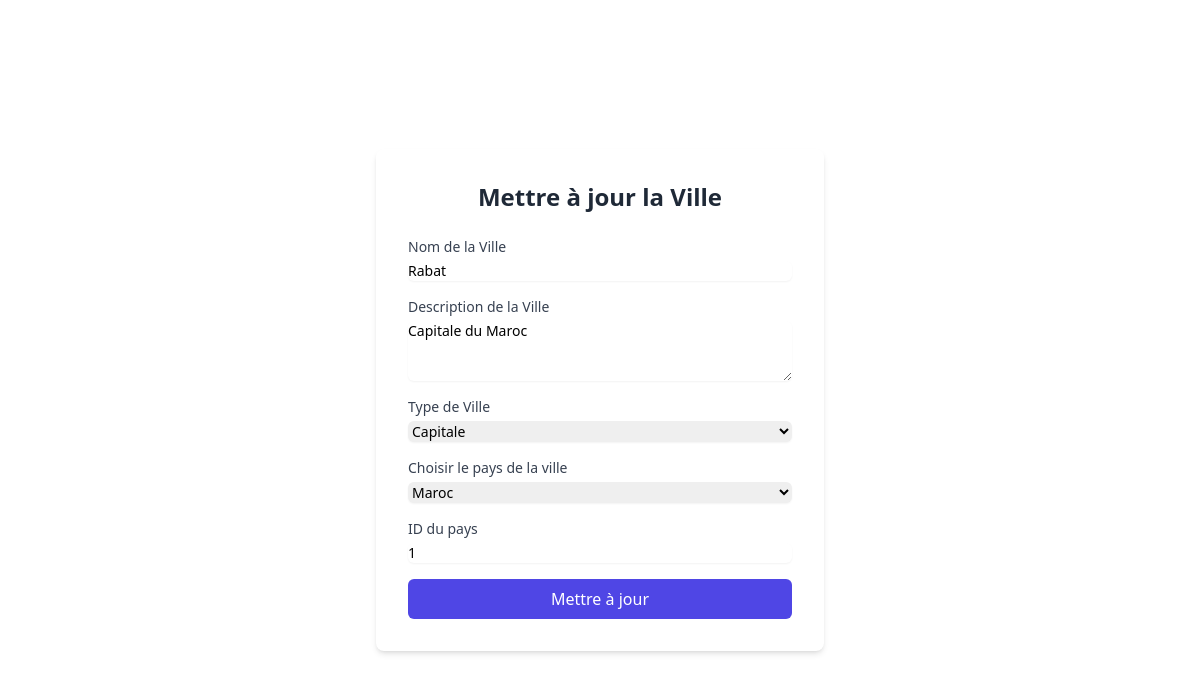
The app's page /edit_ville.php?id=1 with its own data.
### tables this page shows
CREATE TABLE `villes` (
    `id_ville` int(11) AUTO_INCREMENT PRIMARY KEY NOT NULL,
    `Nom` varchar(255) NOT NULL,
    `Description` text DEFAULT NULL,
    `Type` enum('capitale', 'autre'),
    `id_pays` int(11),
    FOREIGN KEY (`id_pays`) REFERENCES `pays`(`id_pays`) ON DELETE CASCADE ON UPDATE CASCADE
);

### edit_ville.php (the view, shortened to what this page needs)
<?php
$servername = "127.0.0.1";
$username = "root";
$password = "123456789";
$dbname = "africadata";
$conn = mysqli_connect($servername, $username, $password, $dbname);
if (isset($_GET['id'])) {
    $id = $_GET['id'];
    $sql = "SELECT * FROM villes WHERE id_ville = $id";
    $result = $conn->query($sql);
    if ($result->num_rows > 0) {
        $row = $result->fetch_assoc();
    } else {
        echo "Ville introuvable.";
        exit;
    }
}
?>
<!DOCTYPE html>
<html lang="fr">
<head>
    <link rel="stylesheet" href="./src/output.css">
    <link rel="stylesheet" href="./src/input.css">
</head>
<body id="body" class="flex items-center justify-center h-screen">
    <div class="bg-white p-8 rounded-lg shadow-md w-full max-w-md">
        <h2 class="text-2xl font-bold text-gray-800 mb-6 text-center">Mettre à jour la Ville</h2>
        <form method="POST" class="space-y-4">
            <div>
                <label for="Nom" class="block text-sm font-medium text-gray-700">Nom de la Ville</label>
                <input
                    type="text"
                    id="Nom"
                    name="Nom"
                    value="<?php echo htmlspecialchars($row['Nom']); ?>"
                    class="mt-1 block w-full rounded-md border-gray-300 shadow-sm focus:border-indigo-500 focus:ring-indigo-500 sm:text-sm"
                    placeholder="Entrez le nom de la ville"
                    required
                    aria-label="Nom de la ville"
                >
            </div>
            <div>
                <label for="Description" class="block text-sm font-medium text-gray-700">Description de la Ville</label>
                <textarea
                    id="Description"
                    name="Description"
                    class="mt-1 block w-full rounded-md border-gray-300 shadow-sm focus:border-indigo-500 focus:ring-indigo-500 sm:text-sm"
                    placeholder="Entrez une description détaillée de la ville"
                    rows="3"
                    required
                    aria-label="Description de la ville"
                ><?php echo htmlspecialchars($row['Description']); ?></textarea>
            </div>
            <div>
                <label for="Type" class="block text-sm font-medium text-gray-700">Type de Ville</label>
                <select id="Type" name="Type"
                    class="mt-1 block w-full rounded-md border-gray-300 shadow-sm focus:border-indigo-500 focus:ring-indigo-500 sm:text-sm"
                    required>
                    <option value="capitale" <?php echo $row['Type'] == 'capitale' ? 'selected' : ''; ?>>Capitale</option>
                </select>
            </div>
            <div>
                <label for="pays" class="block text-sm font-medium text-gray-700">Choisir le pays de la ville</label>
                <select onchange="auto2()" id="pays" name="id_pays"
                    class="mt-1 block w-full rounded-md border-gray-300 shadow-sm focus:border-indigo-500 focus:ring-indigo-500 sm:text-sm"
                    required>
                    <?php
                    $sql_pays = "SELECT * FROM pays";
                    $result_pays = $conn->query($sql_pays);
                    if ($result_pays->num_rows > 0) {
                        while ($pays = $result_pays->fetch_assoc()) {
                            $selected = ($pays['id_pays'] == $row['id_pays']) ? 'selected' : '';
                            echo "<option value='" . htmlspecialchars($pays['nom']) . "' data-id='" . htmlspecialchars($pays1['id_pays']) . "' $selected>" . htmlspecialchars($pays['nom']) . "</option>";
                        }
                    } else {
                        echo "<option value=''>Aucun pays disponible</option>";
                    }
                    ?>
                </select>
            </div>
            <div>
                <label for="id_pays" class="block text-sm font-medium text-gray-700">ID du pays</label>
                <input type="text" id="id_pays" name="id_pays" value="<?php echo htmlspecialchars($row['id_pays']); ?>"
                    class="mt-1 block w-full rounded-md border-gray-300 shadow-sm focus:border-indigo-500 focus:ring-indigo-500 sm:text-sm"
                    placeholder="Entrez l'ID du pays" required aria-label="ID du pays" readonly>
            </div>
            <button
                type="submit"
                class="w-full bg-indigo-600 text-white py-2 px-4 rounded-md hover:bg-indigo-700 focus:outline-none focus:ring-2 focus:ring-indigo-500 focus:ring-offset-2"
            >
                Mettre à jour
            </button>
        </form>
    </div>
</body>
</html>

### src/input.css (style rules this page uses)
#body { background-image: url("http://codeshogun.free.nf/gallery_gen/0db50c06d26149f56b8e4c020e41671d_fit.jpg?ts=1733822507"); background-size: cover; }

### records on screen
villes: Nom "Rabat", Description "Capitale du Maroc", Type "Capitale", id_pays "1"

### other values on screen
form field id_pays "Maroc"
